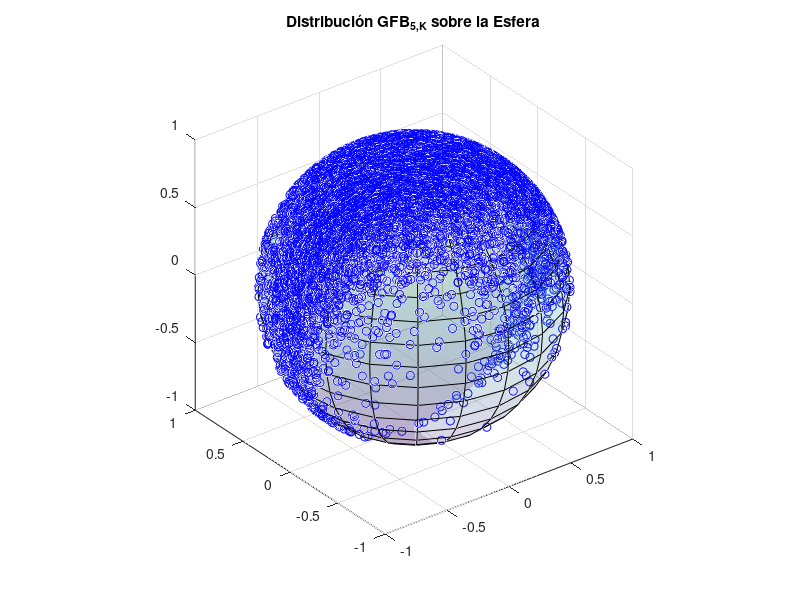

This figure's MATLAB source:
%------------------------------------------------------------------------------------------------
%GENERACIÓN DE UNA VARIABLE ALEATORIA SEGÚN LA DISTRIBUCIÓN
%DE KENT(GFB_5,K)
%-----------------------------------------------------------------------------------------------
clear all

%Si ambos son 0 estamos ante una uniforme, con beta igual a cero a VMF y
%con kappa igual a cero a GFB_4,beta
n=25000;
kappa=5; %Los valores deben ser 2*beta<=kappa
beta=2;%Tiene que ser >= 0


%kappa debe ser positivo
signo_kappa = sign(kappa);
kappa = abs(kappa);

if 2*beta > kappa
    disp("Los valores de kappa y beta no verifica 2*beta<=kappa");
    return
end

a= 4*kappa-8*beta; b= 4*kappa+8*beta; c= b/(8*kappa);
gamma= 8*beta;
lambda1= sqrt(a+2*sqrt(gamma)); lambda2= sqrt(b); 
X1 = []; X2 = [];

while length(X1) < n
    U1 = rand(n,1);  U2 = rand(n,1); 
    R1 = exprnd(1/lambda1,n,1);  
    R2 = exprnd(1/lambda2,n,1);  
    %Criterio de aceptación-rechazo
    R1= R1(U1 <= exp(-(a*R1.^2+ lambda1*R1.^4)./(2+lambda1*R1-1)));
    R2= R2(U2 <= exp(-(b*R2.^2- gamma*R2.^4)./(2+lambda2*R2-c)));
    %Guardamos aquellos que lo verifiquen
    X1 = [X1;R1]; 
    X2 = [X2;R2]; 
    %Para la ultima condición tienen que tener el mismo numero de valores
    minimo = min(length(X1),length(X2));
    X1_min = X1(1:minimo); X2_min=X2(1:minimo);
    %Ultimo criterio de aceptación
    X1 = X1((X1_min.^2+X2_min.^2)<1);   
    X2 = X2((X1_min.^2+X2_min.^2)<1);
     
end
%Nos aseguramos que tengan exactamente n valores
X1 = X1(1:n);
X2 = X2(1:n);
%Hacemos las simetrias de las variables
U3 = rand(n,1); 
X1 = ((U3<1/2)-(U3>=1/2)).*X1;
U4 = rand(n,1); 
X2 = ((U4<1/2)-(U4>=1/2)).*X2;

X= 1-2*(X1.^2+X2.^2); %cos theta
sx = sqrt(1-X.^2); %sen theta

coseno= X1./sqrt(X1.^2+X2.^2); %cos phi
seno= X2./sqrt(X1.^2+X2.^2); %sen phi

Y= [sx.*coseno, sx.*seno, X];
Y = signo_kappa*Y;

% Graficar las muestras en una esfera (S_{2}) 
    figure;
    x=Y(:,1); y=Y(:,2); z=Y(:,3); 
    plot3(x,y,z,'bo')
    title('Distribución GFB_{5,K} sobre la Esfera')
    hold on
    [x2,y2,z2] = sphere;
    obj= surf(x2,y2,z2);
    set(obj,'FaceAlpha',0.2)
    axis equal;
    grid on;
    hold off
